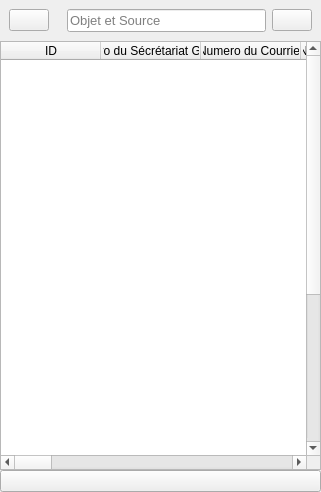
                  <widget class="QWidget" name="page_9">
                   <layout class="QVBoxLayout" name="verticalLayout_26">
                    <property name="spacing">
                     <number>0</number>
                    </property>
                    <property name="leftMargin">
                     <number>0</number>
                    </property>
                    <property name="topMargin">
                     <number>0</number>
                    </property>
                    <property name="rightMargin">
                     <number>0</number>
                    </property>
                    <property name="bottomMargin">
                     <number>0</number>
                    </property>
                    <item alignment="Qt::AlignTop">
                     <widget class="QWidget" name="headerTableDVC" native="true">
                      <layout class="QHBoxLayout" name="horizontalLayout_35">
                       <property name="spacing">
                        <number>0</number>
                       </property>
                       <property name="leftMargin">
                        <number>0</number>
                       </property>
                       <property name="topMargin">
                        <number>0</number>
                       </property>
                       <property name="rightMargin">
                        <number>0</number>
                       </property>
                       <property name="bottomMargin">
                        <number>0</number>
                       </property>
                       <item alignment="Qt::AlignLeft">
                        <widget class="QWidget" name="widget_30" native="true">
                         <layout class="QVBoxLayout" name="verticalLayout_27">
                          <property name="spacing">
                           <number>0</number>
                          </property>
                          <property name="leftMargin">
                           <number>9</number>
                          </property>
                          <property name="topMargin">
                           <number>0</number>
                          </property>
                          <property name="rightMargin">
                           <number>9</number>
                          </property>
                          <property name="bottomMargin">
                           <number>0</number>
                          </property>
                          <item>
                           <widget class="QPushButton" name="EnregistrementDVC_2">
                            <property name="toolTip">
                             <string>Nouvel Enregistrement</string>
                            </property>
                            <property name="text">
                             <string/>
                            </property>
                            <property name="icon">
                             <iconset resource="resources.qrc">
                              <normaloff>:/icons/icons/file-plus.svg</normaloff>:/icons/icons/file-plus.svg</iconset>
                            </property>
                            <property name="iconSize">
                             <size>
                              <width>24</width>
                              <height>24</height>
                             </size>
                            </property>
                           </widget>
                          </item>
                         </layout>
                        </widget>
                       </item>
                       <item alignment="Qt::AlignTop">
                        <widget class="QWidget" name="widget_31" native="true">
                         <property name="sizePolicy">
                          <sizepolicy hsizetype="Expanding" vsizetype="Preferred">
                           <horstretch>0</horstretch>
                           <verstretch>0</verstretch>
                          </sizepolicy>
                         </property>
                         <layout class="QHBoxLayout" name="horizontalLayout_36">
                          <property name="spacing">
                           <number>0</number>
                          </property>
                          <property name="leftMargin">
                           <number>0</number>
                          </property>
                          <property name="topMargin">
                           <number>0</number>
                          </property>
                          <property name="rightMargin">
                           <number>0</number>
                          </property>
                          <property name="bottomMargin">
                           <number>0</number>
                          </property>
                          <item>
                           <widget class="QWidget" name="widget_32" native="true">
                            <layout class="QHBoxLayout" name="horizontalLayout_37">
                             <item>
                              <widget class="QLineEdit" name="lineEdit_16">
                               <property name="font">
                                <font>
                                 <pointsize>10</pointsize>
                                </font>
                               </property>
                               <property name="placeholderText">
                                <string>Objet et Source</string>
                               </property>
                              </widget>
                             </item>
                             <item>
                              <widget class="QPushButton" name="pushButton_17">
                               <property name="toolTip">
                                <string>Recherche</string>
                               </property>
                               <property name="text">
                                <string/>
                               </property>
                               <property name="icon">
                                <iconset resource="resources.qrc">
                                 <normaloff>:/icons/icons/search.svg</normaloff>:/icons/icons/search.svg</iconset>
                               </property>
                               <property name="iconSize">
                                <size>
                                 <width>24</width>
                                 <height>24</height>
                                </size>
                               </property>
                              </widget>
                             </item>
                            </layout>
                           </widget>
                          </item>
                         </layout>
                        </widget>
                       </item>
                      </layout>
                     </widget>
                    </item>
                    <item>
                     <widget class="QWidget" name="widget_35" native="true">
                      <property name="sizePolicy">
                       <sizepolicy hsizetype="Preferred" vsizetype="Expanding">
                        <horstretch>0</horstretch>
                        <verstretch>0</verstretch>
                       </sizepolicy>
                      </property>
                      <property name="minimumSize">
                       <size>
                        <width>321</width>
                        <height>451</height>
                       </size>
                      </property>
                      <layout class="QVBoxLayout" name="verticalLayout_28">
                       <property name="spacing">
                        <number>0</number>
                       </property>
                       <property name="leftMargin">
                        <number>0</number>
                       </property>
                       <property name="topMargin">
                        <number>0</number>
                       </property>
                       <property name="rightMargin">
                        <number>0</number>
                       </property>
                       <property name="bottomMargin">
                        <number>0</number>
                       </property>
                       <item>
                        <widget class="QTableWidget" name="tableWidget_2">
                         <property name="minimumSize">
                          <size>
                           <width>321</width>
                           <height>317</height>
                          </size>
                         </property>
                         <property name="showGrid">
                          <bool>false</bool>
                         </property>
                         <property name="gridStyle">
                          <enum>Qt::CustomDashLine</enum>
                         </property>
                         <property name="sortingEnabled">
                          <bool>false</bool>
                         </property>
                         <property name="wordWrap">
                          <bool>false</bool>
                         </property>
                         <attribute name="verticalHeaderVisible">
                          <bool>false</bool>
                         </attribute>
                         <row>
                          <property name="text">
                           <string/>
                          </property>
                          <property name="icon">
                           <iconset resource="resources.qrc">
                            <normaloff>:/images/images/ok.jpg</normaloff>:/images/images/ok.jpg</iconset>
                          </property>
                         </row>
                         <row>
                          <property name="text">
                           <string/>
                          </property>
                          <property name="textAlignment">
                           <set>AlignCenter</set>
                          </property>
                          <property name="background">
                           <color>
                            <red>255</red>
                            <green>255</green>
                            <blue>255</blue>
                           </color>
                          </property>
                          <property name="foreground">
                           <brush brushstyle="Dense1Pattern">
                            <color alpha="255">
                             <red>0</red>
                             <green>0</green>
                             <blue>0</blue>
                            </color>
                           </brush>
                          </property>
                          <property name="icon">
                           <iconset resource="resources.qrc">
                            <normaloff>:/images/images/ok.jpg</normaloff>:/images/images/ok.jpg</iconset>
                          </property>
                         </row>
                         <row>
                          <property name="text">
                           <string/>
                          </property>
                          <property name="icon">
                           <iconset resource="resources.qrc">
                            <normaloff>:/images/images/ok.jpg</normaloff>:/images/images/ok.jpg</iconset>
                          </property>
                         </row>
                         <row>
                          <property name="text">
                           <string/>
                          </property>
                          <property name="icon">
                           <iconset resource="resources.qrc">
                            <normaloff>:/images/images/ok.jpg</normaloff>:/images/images/ok.jpg</iconset>
                          </property>
                         </row>
                         <row>
                          <property name="text">
                           <string/>
                          </property>
                          <property name="icon">
                           <iconset resource="resources.qrc">
                            <normaloff>:/images/images/ok.jpg</normaloff>:/images/images/ok.jpg</iconset>
                          </property>
                         </row>
                         <row>
                          <property name="text">
                           <string/>
                          </property>
                          <property name="icon">
                           <iconset resource="resources.qrc">
                            <normaloff>:/images/images/ok.jpg</normaloff>:/images/images/ok.jpg</iconset>
                          </property>
                         </row>
                         <row>
                          <property name="text">
                           <string/>
                          </property>
                          <property name="icon">
                           <iconset resource="resources.qrc">
                            <normaloff>:/images/images/ok.jpg</normaloff>:/images/images/ok.jpg</iconset>
                          </property>
                         </row>
                         <row>
                          <property name="text">
                           <string/>
                          </property>
                          <property name="icon">
                           <iconset resource="resources.qrc">
                            <normaloff>:/images/images/ok.jpg</normaloff>:/images/images/ok.jpg</iconset>
                          </property>
                         </row>
                         <row>
                          <property name="text">
                           <string/>
                          </property>
                          <property name="icon">
                           <iconset resource="resources.qrc">
                            <normaloff>:/images/images/ok.jpg</normaloff>:/images/images/ok.jpg</iconset>
                          </property>
                         </row>
                         <row>
                          <property name="text">
                           <string/>
                          </property>
                          <property name="icon">
                           <iconset resource="resources.qrc">
                            <normaloff>:/images/images/ok.jpg</normaloff>:/images/images/ok.jpg</iconset>
                          </property>
                         </row>
                         <row>
                          <property name="text">
                           <string/>
                          </property>
                          <property name="icon">
                           <iconset resource="resources.qrc">
                            <normaloff>:/images/images/ok.jpg</normaloff>:/images/images/ok.jpg</iconset>
                          </property>
                         </row>
                         <row>
                          <property name="text">
                           <string/>
                          </property>
                          <property name="icon">
                           <iconset resource="resources.qrc">
                            <normaloff>:/images/images/ok.jpg</normaloff>:/images/images/ok.jpg</iconset>
                          </property>
                         </row>
                         <row>
                          <property name="text">
                           <string/>
                          </property>
                          <property name="icon">
                           <iconset resource="resources.qrc">
                            <normaloff>:/images/images/ok.jpg</normaloff>:/images/images/ok.jpg</iconset>
                          </property>
                         </row>
                         <row>
                          <property name="text">
                           <string/>
                          </property>
                          <property name="icon">
                           <iconset resource="resources.qrc">
                            <normaloff>:/images/images/ok.jpg</normaloff>:/images/images/ok.jpg</iconset>
                          </property>
                         </row>
                         <row>
                          <property name="text">
                           <string/>
                          </property>
                          <property name="icon">
                           <iconset resource="resources.qrc">
                            <normaloff>:/images/images/ok.jpg</normaloff>:/images/images/ok.jpg</iconset>
                          </property>
                         </row>
                         <row>
                          <property name="text">
                           <string/>
                          </property>
                          <property name="icon">
                           <iconset resource="resources.qrc">
                            <normaloff>:/images/images/ok.jpg</normaloff>:/images/images/ok.jpg</iconset>
                          </property>
                         </row>
                         <row>
                          <property name="text">
                           <string/>
                          </property>
                          <property name="icon">
                           <iconset resource="resources.qrc">
                            <normaloff>:/images/images/ok.jpg</normaloff>:/images/images/ok.jpg</iconset>
                          </property>
                         </row>
                         <row>
                          <property name="text">
                           <string/>
                          </property>
                          <property name="icon">
                           <iconset resource="resources.qrc">
                            <normaloff>:/images/images/ok.jpg</normaloff>:/images/images/ok.jpg</iconset>
                          </property>
                         </row>
                         <row>
                          <property name="text">
                           <string/>
                          </property>
                          <property name="icon">
                           <iconset resource="resources.qrc">
                            <normaloff>:/images/images/ok.jpg</normaloff>:/images/images/ok.jpg</iconset>
                          </property>
                         </row>
                         <row>
                          <property name="text">
                           <string/>
                          </property>
                          <property name="icon">
                           <iconset resource="resources.qrc">
                            <normaloff>:/images/images/ok.jpg</normaloff>:/images/images/ok.jpg</iconset>
                          </property>
                         </row>
                         <row>
                          <property name="text">
                           <string/>
                          </property>
                          <property name="icon">
                           <iconset resource="resources.qrc">
                            <normaloff>:/images/images/ok.jpg</normaloff>:/images/images/ok.jpg</iconset>
                          </property>
                         </row>
                         <column>
                          <property name="text">
                           <string>ID</string>
                          </property>
                          <property name="icon">
                           <iconset resource="resources.qrc">
                            <normaloff>:/images/images/OIP.jpg</normaloff>:/images/images/OIP.jpg</iconset>
                          </property>
                         </column>
                         <column>
                          <property name="text">
                           <string>Numéro du Sécrétariat Général</string>
                          </property>
                         </column>
                         <column>
                          <property name="text">
                           <string>Numero du Courrier</string>
                          </property>
                         </column>
                         <column>
                          <property name="text">
                           <string>Numéro du Cabinet</string>
                          </property>
                         </column>
                         <column>
                          <property name="text">
                           <string>Source</string>
                          </property>
                         </column>
                         <column>
                          <property name="text">
                           <string>Objet</string>
                          </property>
                         </column>
                         <column>
                          <property name="text">
                           <string>Renvoyer au courrier?</string>
                          </property>
                         </column>
                         <column>
                          <property name="text">
                           <string>Date d'entrée</string>
                          </property>
                         </column>
                         <column>
                          <property name="text">
                           <string>Cotation1</string>
                          </property>
                         </column>
                         <column>
                          <property name="text">
                           <string>Date1</string>
                          </property>
                         </column>
                         <column>
                          <property name="text">
                           <string>Cotation2</string>
                          </property>
                         </column>
                         <column>
                          <property name="text">
                           <string>Date2</string>
                          </property>
                         </column>
                         <column>
                          <property name="text">
                           <string>Cotation3</string>
                          </property>
                         </column>
                         <column>
                          <property name="text">
                           <string>Date3</string>
                          </property>
                         </column>
                         <column>
                          <property name="text">
                           <string>Retour de traîtement</string>
                          </property>
                         </column>
                         <column>
                          <property name="text">
                           <string>Date de retour</string>
                          </property>
                         </column>
                         <column>
                          <property name="text">
                           <string>Renvoie au cabinet</string>
                          </property>
                         </column>
                         <column>
                          <property name="text">
                           <string>Date de renvoie</string>
                          </property>
                         </column>
                         <column>
                          <property name="text">
                           <string>Renvoie pour correction</string>
                          </property>
                         </column>
                         <column>
                          <property name="text">
                           <string>Date de renvoie</string>
                          </property>
                         </column>
                         <column>
                          <property name="text">
                           <string>Retour de correction</string>
                          </property>
                         </column>
                         <column>
                          <property name="text">
                           <string>Date de retour de correction</string>
                          </property>
                         </column>
                         <column>
                          <property name="text">
                           <string>Nouvelle colonne</string>
                          </property>
                         </column>
                        </widget>
                       </item>
                       <item>
                        <widget class="QPushButton" name="pushButton_3">
                         <property name="text">
                          <string/>
                         </property>
                         <property name="icon">
                          <iconset resource="resources.qrc">
                           <normaloff>:/icons/icons/loader.svg</normaloff>:/icons/icons/loader.svg</iconset>
                         </property>
                         <property name="iconSize">
                          <size>
                           <width>24</width>
                           <height>24</height>
                          </size>
                         </property>
                        </widget>
                       </item>
                      </layout>
                     </widget>
                    </item>
                   </layout>
                  </widget>
